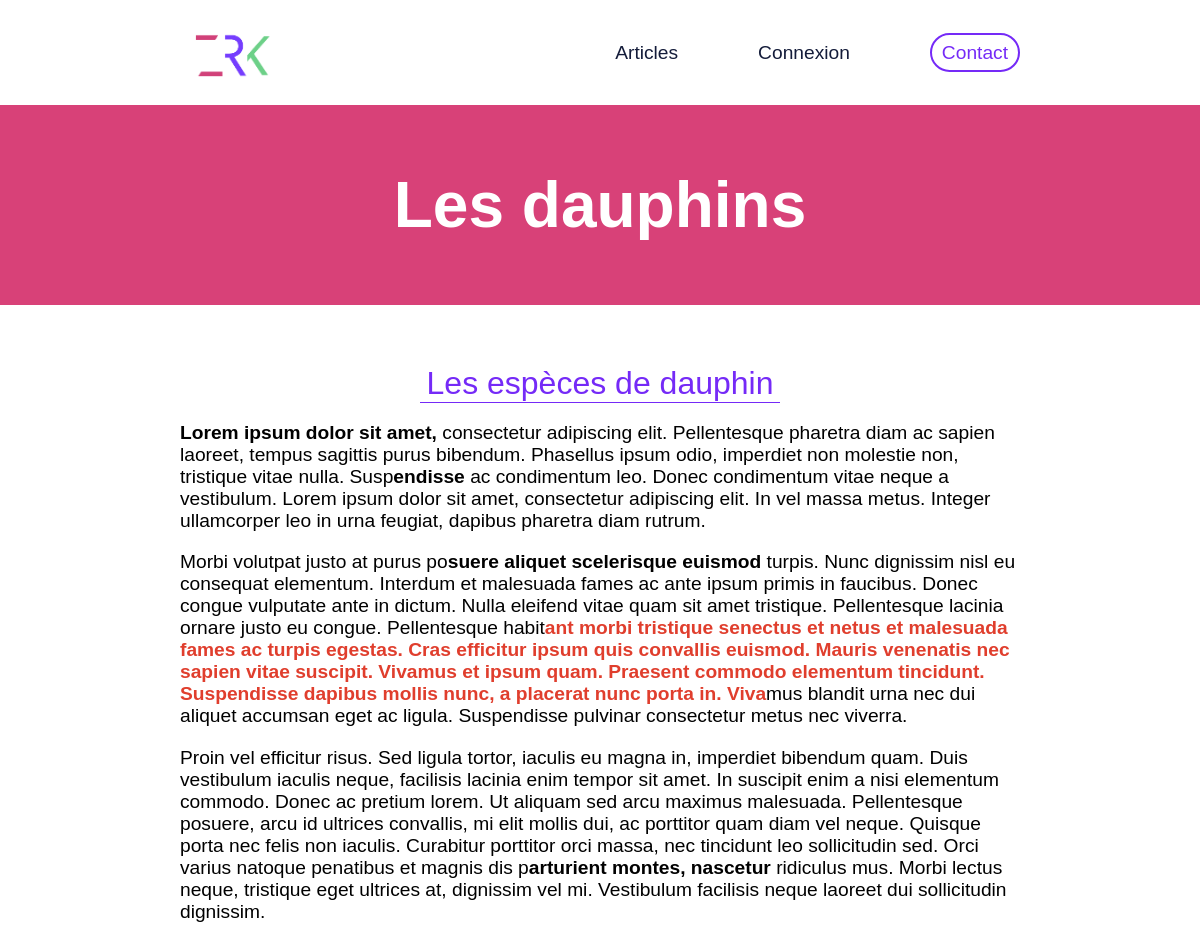
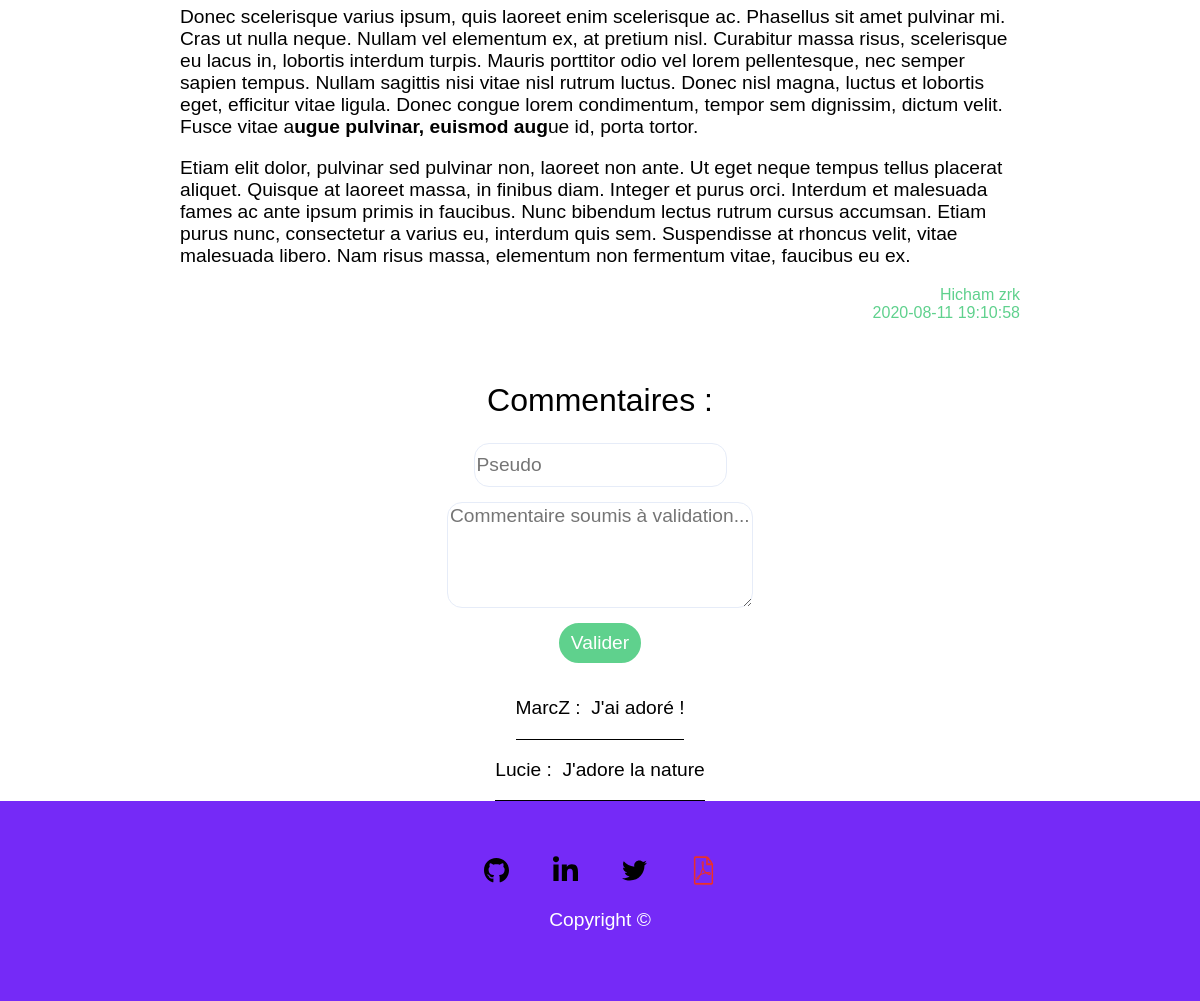
The page /posts/post/114 on the database its author committed (2 pictures, top to bottom).
### tables this page shows
CREATE TABLE `b_post` (
  `p_id` int(11) NOT NULL,
  `u_id` int(11) NOT NULL,
  `p_author` varchar(255) NOT NULL DEFAULT 'Hicham Zrk',
  `p_title` varchar(255) NOT NULL,
  `p_chapo` text NOT NULL,
  `p_content` longtext NOT NULL,
  `p_added_datetime` datetime NOT NULL DEFAULT CURRENT_TIMESTAMP,
  `p_update_datetime` datetime DEFAULT NULL
);

CREATE TABLE `b_comment` (
  `c_id` int(11) NOT NULL,
  `p_id` int(11) NOT NULL,
  `c_pseudo` varchar(255) NOT NULL,
  `c_added_datetime` datetime NOT NULL DEFAULT CURRENT_TIMESTAMP,
  `c_content` text NOT NULL,
  `c_validation` tinyint(1) NOT NULL DEFAULT '0'
);

### Controllers/Controller.php (called while the page is built, shortened)
<?php
	abstract class Controller{
		public function render(string $fichier, array $data = []){
		    extract($data);
		    require_once(ROOT.'/Views/'.$fichier.'.php');
		    $content = ob_get_clean();
		    require_once(ROOT.'/Views/default.php');
		}
	}

### Controllers/PostsController.php (called while the page is built, shortened)
<?php
	class PostsController extends Controller
	{
		public function post($parameter){
			$id = strip_tags($parameter[0]);
			$posts = new PostManager;
			$post = $posts->find($id, 'p_id');
			$commentManager = new CommentManager;
			$comments = $commentManager->findBy([
				'p_id' => $id,
				'c_validation' => 1
			]);
			$this->render('post/index', compact('post','comments'));
		}
	}

### Public/index.php (called while the page is built, shortened)
<?php
	$app = new Main();
	$app->start();
?>

### Models/PostManager.php (called while the page is built, shortened)
<?php
	class PostManager extends Manager
	{
		Public function __construct()
	    {
	        $this->table = 'b_post';
	    }
	}

### Core/Db/Db.php (called while the page is built, shortened)
<?php
	class Db extends PDO
	{
		private static $instance;
		private function __construct(){
			$_dsn = 'mysql:dbname='. self::DBNAME . ';host=' . self::DBHOST;
		}
		public static function getInstance():self{
			if (self::$instance === null)
				{
					self::$instance = new self();
				}
			return self::$instance;
		}
	}

### Models/Manager.php (called while the page is built, shortened)
<?php
	class Manager extends Db{
		protected $table;
		public function requete(string $sql, array $attributs = null)
		{
		    $this->db = Db::getInstance();
		    if($attributs !== null){
		        $query = $this->db->prepare($sql);
		        $query->execute($attributs);
		        return $query;
		    }else{
		        return $this->db->query($sql);
		    }
		}
		public function findBy(array $criteres)
		{
			$champs = [];
			$valeurs = [];
			foreach ($criteres as $champ => $valeur) {
				$champs[] = "$champ = ?";
				$valeurs[] = $valeur;
			}
			$liste_champs = implode('AND ', $champs);
			return $this->requete("SELECT * FROM {$this->table} WHERE $liste_champs", $valeurs)->fetchAll();
		}
		public function find($id, $table)
		{
			return $this->requete("SELECT * FROM {$this->table} WHERE $table = $id")->fetch();
		}
	}

### Models/CommentManager.php (called while the page is built, shortened)
<?php
	class CommentManager extends Manager
	{
		Public function __construct()
	    {
	        $this->table = 'b_comment';
	    }
	}

### Views/post/index.php (the view, shortened to what this page needs)
<article class="post">
	<h1><?= $post->p_title ?></h1>
	<h2><?= $post->p_chapo ?></h2>
	<div class="post-content">
		<p><?= $post->p_content ?></p>
	</div>
	<div class="post-author">
		<p><?= $post->p_author ?></p>
		<p><?= $post->p_added_datetime ?></p>
	</div>
</article>
<form method="POST" class="post-form">
	<h2>Commentaires : </h2>
	<input type="text" name="c_pseudo" placeholder="Pseudo" required>
	<textarea type="text" name="c_content" placeholder="Commentaire soumis à validation..." required></textarea>
	<button> Valider </button>
</form>
<article class="post-comments">
		<?php foreach ($comments as $comment):?>
			<div class="post-comment">
				<p><?= $comment->c_pseudo ?> : &nbsp</p>
				<p><?= $comment->c_content ?></p>
			</div>
		<?php endforeach ?>
</article>

### Core/Main.php (shortened to what this page needs)
<?php
	class Main
	{
		public function start()
		{
			$params = explode('/', $_GET['p']);
			if($params[0] != ""){
			    $controller = '\\App\\Controllers\\'.ucfirst(array_shift($params)).'Controller';
			    $action = isset($params[0]) ? array_shift($params) : 'index';
			    $controller = new $controller();
			    if(method_exists($controller, $action)){
			        (isset($params[0])) ? $controller->$action($params) : $controller->$action();
			    }
			    else{
			        http_response_code(404);
			        echo "La page recherchée n'existe pas";
			    }
			}
			else{
			    $controller = new Controllers\MainController();
			    $controller->index();
			}
		}
	}

### Views/default.php (shortened to what this page needs)
<!DOCTYPE html>
<html>
<head>
	<link rel="stylesheet" type="text/css" href="/css/style.css">
	<link rel="stylesheet" href="https://use.typekit.net/abm2osm.css">
</head>
<body>
	<header>
		<a class="logo" href="/main"><img src="/picture/logo.png" alt="logo"></a>
		<div class="menu">
			<a href="/posts">Articles</a>
			<a href="/user/index" class="login">Connexion</a>
			<div class="contact">
				<a href="/main/#contact">Contact</a>
			</div>
		</div>
	</header>
	<?=$content?>
	<footer>
		<div>
			<a href="https://github.com/Hichamzrk"><img src="/picture/icons/github.svg"></a>
			<a href="https://www.linkedin.com/in/hichamzarrouk/"><img src="/picture/icons/linkedin.svg"></a>
			<a href="https://twitter.com/HichamZrk"><img src="/picture/icons/twitter.svg"></a>
			<a href=""><img src="/picture/icons/cv.png"></a>
		</div>
		<p>Copyright ©</p>
	</footer>
</body>
</html>

### Public/css/style.css (style rules this page uses)
body { margin: 0px; }
h1 { font-family: eurostile, sans-serif; font-weight: 700; font-style: normal; font-size: 4em; margin: 0; }
h2 { font-family: eurostile, sans-serif; font-weight: 400; font-style: normal; font-size: 2em; margin: 0; }
a { font-family: europa-light, sans-serif; font-weight: 300; font-style: normal; text-decoration: none; font-size: 1.2em; color: #141c3a; }
button { font-family: europa-light, sans-serif; font-weight: 300; font-style: normal; text-decoration: none; font-size: 1.2em; padding: 7px; padding-left: 10px; padding-right: 10px; }
p { font-family: eurostile-condensed, sans-serif; font-weight: 400; font-family: eurostile, sans-serif; font-weight: 400; font-style: normal; font-size: 1.2em; }
input { font-family: eurostile-condensed, sans-serif; font-weight: 400; font-family: eurostile, sans-serif; font-weight: 400; border: 1px solid; border-color: #E6ECF8; border-radius: 15px; height: 40px; font-size: 1.2em; }
textarea { font-family: eurostile-condensed, sans-serif; font-weight: 400; font-family: eurostile, sans-serif; font-weight: 400; border: 1px solid; border-color: #E6ECF8; border-radius: 15px; font-size: 1.2em; }
header { display: flex; justify-content: space-between; margin-left: 15%; margin-right: 15%; }
header img { width: 100px; height: 100%; }
header .menu { display: flex; align-items: center; justify-content: flex-end; width: 50%; }
.menu a { margin-left: 80px; }
.contact a { color: #752af7; border: 2px solid; border-radius: 561651px; border-color: #752af7; background-color: #FFFFFF; margin-top: 5%; margin-bottom: 5%; padding: 7px; padding-left: 10px; padding-right: 10px; }
footer { display: flex; flex-direction: column; align-items: center; justify-content: center; height: 200px; background-color: #752af7; }
footer a { margin-left: 20px; margin-right:20px; }
footer img { width: 25px; height: 100%; }
footer p { color: #FFFFFF; }
.post h1 { display: flex; justify-content: center; align-items: center; color: #FFFFFF; background-color: #d84178; height: 200px; }
.post h2 { text-align: center; display: flex; justify-content: center; align-items: center; color: #752af7; border-bottom: 1px #752af7 solid; margin-left: 35%; margin-right: 35%; margin-bottom: 1%; margin-top: 5%; }
.post-content { margin-right: 15%; margin-left: 15%; }
.post-author { margin-bottom: 0; margin-right: 15%; display: flex; flex-direction: column; justify-content: center; text-align: right; color: #5fd18d; }
.post-author p { margin: 0; font-size: 1em; }
.post-form { display: flex; justify-content: center; align-items: center; flex-direction: column; }
.post-form h2 { margin-top: 5%; margin-bottom: 2%; }
.post-form textarea { margin-top: 15px; margin-bottom: 15px; width: 25%; height: 100px; }
.post-comments { margin-left: 25%; margin-right: 25%; display: flex; justify-content: center; align-items: center; flex-direction: column; }
.post-comment { display: flex; justify-content: center; align-items: center; border-bottom: 1px solid; border-color: black; }
.post-form button { color: #FFFFFF; border: 2px solid; border-radius: 561651px; border-color: #5fd18d; background-color: #5fd18d; padding: 7px; padding-left: 10px; padding-right: 10px; margin-bottom: 15px; }

### rows shown on the page
b_post: p_title "Les dauphins", p_chapo "Les espèces de dauphin", p_content "Lorem ipsum dolor sit amet, consectetur adipiscing elit. Pellentesque pharetra diam ac sapien laoreet, tempus sagittis purus bibendum. Phasellus ipsum odio, imperdiet non molestie non, tristique vitae nulla. Susp endisse ac condimentum leo. Donec condimentum vitae neque a vestibulum. Lorem ipsum dolor sit amet, consectetur adipiscing elit. In vel massa metus. Integer ullamcorper leo in urna feugiat, dapibus pharetra diam rutrum. Morbi volutpat justo at purus po suere aliquet scelerisque euismod turpis. Nunc dignissim nisl eu consequat elementum. Interdum et malesuada fames ac ante ipsum primis in faucibus. Donec congue vulputate ante in dictum. Nulla eleifend vitae quam sit amet tristique.…", p_author "Hicham zrk", p_added_datetime "2020-08-11 19:10:58"
b_comment: c_pseudo "MarcZ", c_content "J'ai adoré !"
b_comment: c_pseudo "Lucie", c_content "J'adore la nature"
